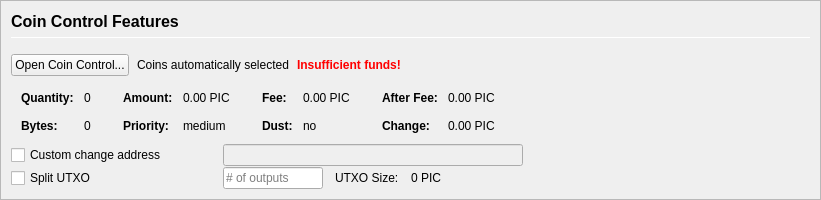
         <widget class="QFrame" name="frameCoinControl">
          <property name="sizePolicy">
           <sizepolicy hsizetype="Expanding" vsizetype="Expanding">
            <horstretch>0</horstretch>
            <verstretch>0</verstretch>
           </sizepolicy>
          </property>
          <property name="maximumSize">
           <size>
            <width>16777215</width>
            <height>16777215</height>
           </size>
          </property>
          <property name="frameShape">
           <enum>QFrame::StyledPanel</enum>
          </property>
          <property name="frameShadow">
           <enum>QFrame::Sunken</enum>
          </property>
          <layout class="QVBoxLayout" name="verticalLayoutCoinControl2">
           <property name="spacing">
            <number>0</number>
           </property>
           <property name="leftMargin">
            <number>0</number>
           </property>
           <property name="topMargin">
            <number>0</number>
           </property>
           <property name="rightMargin">
            <number>0</number>
           </property>
           <property name="bottomMargin">
            <number>0</number>
           </property>
           <item>
            <widget class="QFrame" name="frameCoinControl_BG">
             <layout class="QVBoxLayout" name="verticalLayoutCoinControl" stretch="0,0,0,0,0,0">
              <property name="spacing">
               <number>1</number>
              </property>
              <property name="leftMargin">
               <number>10</number>
              </property>
              <property name="topMargin">
               <number>10</number>
              </property>
              <item>
               <layout class="QHBoxLayout" name="horizontalLayoutCoinControl1">
                <property name="bottomMargin">
                 <number>15</number>
                </property>
                <item>
                 <layout class="QVBoxLayout" name="verticalLayout_3">
                  <property name="spacing">
                   <number>6</number>
                  </property>
                  <item>
                   <widget class="QLabel" name="labelCoinControlFeatures">
                    <property name="sizePolicy">
                     <sizepolicy hsizetype="Preferred" vsizetype="Maximum">
                      <horstretch>0</horstretch>
                      <verstretch>0</verstretch>
                     </sizepolicy>
                    </property>
                    <property name="minimumSize">
                     <size>
                      <width>0</width>
                      <height>20</height>
                     </size>
                    </property>
                    <property name="font">
                     <font>
                      <pointsize>12</pointsize>
                      <weight>75</weight>
                      <bold>true</bold>
                     </font>
                    </property>
                    <property name="styleSheet">
                     <string notr="true">font-weight:bold;</string>
                    </property>
                    <property name="text">
                     <string>Coin Control Features</string>
                    </property>
                   </widget>
                  </item>
                  <item>
                   <widget class="Line" name="line">
                    <property name="minimumSize">
                     <size>
                      <width>0</width>
                      <height>1</height>
                     </size>
                    </property>
                    <property name="maximumSize">
                     <size>
                      <width>16777215</width>
                      <height>1</height>
                     </size>
                    </property>
                    <property name="orientation">
                     <enum>Qt::Horizontal</enum>
                    </property>
                   </widget>
                  </item>
                 </layout>
                </item>
               </layout>
              </item>
              <item>
               <layout class="QHBoxLayout" name="horizontalLayoutCoinControl2" stretch="0,0,0,0">
                <property name="spacing">
                 <number>8</number>
                </property>
                <property name="bottomMargin">
                 <number>10</number>
                </property>
                <item>
                 <widget class="QPushButton" name="pushButtonCoinControl">
                  <property name="styleSheet">
                   <string notr="true"/>
                  </property>
                  <property name="text">
                   <string>Open Coin Control...</string>
                  </property>
                  <property name="autoDefault">
                   <bool>false</bool>
                  </property>
                 </widget>
                </item>
                <item>
                 <widget class="QLabel" name="labelCoinControlAutomaticallySelected">
                  <property name="text">
                   <string>Coins automatically selected</string>
                  </property>
                  <property name="margin">
                   <number>5</number>
                  </property>
                 </widget>
                </item>
                <item>
                 <widget class="QLabel" name="labelCoinControlInsuffFunds">
                  <property name="font">
                   <font>
                    <weight>75</weight>
                    <bold>true</bold>
                   </font>
                  </property>
                  <property name="styleSheet">
                   <string notr="true">color:red;font-weight:bold;</string>
                  </property>
                  <property name="text">
                   <string>Insufficient funds!</string>
                  </property>
                  <property name="margin">
                   <number>5</number>
                  </property>
                 </widget>
                </item>
                <item>
                 <spacer name="horizontalSpacerCoinControl">
                  <property name="orientation">
                   <enum>Qt::Horizontal</enum>
                  </property>
                  <property name="sizeHint" stdset="0">
                   <size>
                    <width>40</width>
                    <height>1</height>
                   </size>
                  </property>
                 </spacer>
                </item>
               </layout>
              </item>
              <item>
               <widget class="QWidget" name="widgetCoinControl" native="true">
                <property name="sizePolicy">
                 <sizepolicy hsizetype="Preferred" vsizetype="Preferred">
                  <horstretch>0</horstretch>
                  <verstretch>0</verstretch>
                 </sizepolicy>
                </property>
                <property name="minimumSize">
                 <size>
                  <width>0</width>
                  <height>0</height>
                 </size>
                </property>
                <property name="styleSheet">
                 <string notr="true"/>
                </property>
                <layout class="QHBoxLayout" name="horizontalLayoutCoinControl5">
                 <property name="leftMargin">
                  <number>0</number>
                 </property>
                 <property name="topMargin">
                  <number>0</number>
                 </property>
                 <property name="rightMargin">
                  <number>0</number>
                 </property>
                 <property name="bottomMargin">
                  <number>0</number>
                 </property>
                 <item>
                  <layout class="QHBoxLayout" name="horizontalLayoutCoinControl3" stretch="0,0,0,1">
                   <property name="spacing">
                    <number>20</number>
                   </property>
                   <property name="topMargin">
                    <number>0</number>
                   </property>
                   <property name="bottomMargin">
                    <number>10</number>
                   </property>
                   <item>
                    <layout class="QFormLayout" name="formLayoutCoinControl1">
                     <property name="horizontalSpacing">
                      <number>10</number>
                     </property>
                     <property name="verticalSpacing">
                      <number>14</number>
                     </property>
                     <property name="leftMargin">
                      <number>10</number>
                     </property>
                     <property name="topMargin">
                      <number>4</number>
                     </property>
                     <property name="rightMargin">
                      <number>6</number>
                     </property>
                     <item row="0" column="0">
                      <widget class="QLabel" name="labelCoinControlQuantityText">
                       <property name="font">
                        <font>
                         <weight>75</weight>
                         <bold>true</bold>
                        </font>
                       </property>
                       <property name="text">
                        <string>Quantity:</string>
                       </property>
                       <property name="margin">
                        <number>0</number>
                       </property>
                      </widget>
                     </item>
                     <item row="0" column="1">
                      <widget class="QLabel" name="labelCoinControlQuantity">
                       <property name="cursor">
                        <cursorShape>IBeamCursor</cursorShape>
                       </property>
                       <property name="contextMenuPolicy">
                        <enum>Qt::ActionsContextMenu</enum>
                       </property>
                       <property name="text">
                        <string notr="true">0</string>
                       </property>
                       <property name="margin">
                        <number>0</number>
                       </property>
                       <property name="textInteractionFlags">
                        <set>Qt::LinksAccessibleByMouse|Qt::TextSelectableByKeyboard|Qt::TextSelectableByMouse</set>
                       </property>
                      </widget>
                     </item>
                     <item row="1" column="0">
                      <widget class="QLabel" name="labelCoinControlBytesText">
                       <property name="font">
                        <font>
                         <weight>75</weight>
                         <bold>true</bold>
                        </font>
                       </property>
                       <property name="text">
                        <string>Bytes:</string>
                       </property>
                      </widget>
                     </item>
                     <item row="1" column="1">
                      <widget class="QLabel" name="labelCoinControlBytes">
                       <property name="cursor">
                        <cursorShape>IBeamCursor</cursorShape>
                       </property>
                       <property name="contextMenuPolicy">
                        <enum>Qt::ActionsContextMenu</enum>
                       </property>
                       <property name="text">
                        <string notr="true">0</string>
                       </property>
                       <property name="textInteractionFlags">
                        <set>Qt::LinksAccessibleByMouse|Qt::TextSelectableByKeyboard|Qt::TextSelectableByMouse</set>
                       </property>
                      </widget>
                     </item>
                    </layout>
                   </item>
                   <item>
                    <layout class="QFormLayout" name="formLayoutCoinControl2">
                     <property name="horizontalSpacing">
                      <number>10</number>
                     </property>
                     <property name="verticalSpacing">
                      <number>14</number>
                     </property>
                     <property name="leftMargin">
                      <number>6</number>
                     </property>
                     <property name="topMargin">
                      <number>4</number>
                     </property>
                     <property name="rightMargin">
                      <number>6</number>
                     </property>
                     <item row="0" column="0">
                      <widget class="QLabel" name="labelCoinControlAmountText">
                       <property name="font">
                        <font>
                         <weight>75</weight>
                         <bold>true</bold>
                        </font>
                       </property>
                       <property name="text">
                        <string>Amount:</string>
                       </property>
                       <property name="margin">
                        <number>0</number>
                       </property>
                      </widget>
                     </item>
                     <item row="0" column="1">
                      <widget class="QLabel" name="labelCoinControlAmount">
                       <property name="cursor">
                        <cursorShape>IBeamCursor</cursorShape>
                       </property>
                       <property name="contextMenuPolicy">
                        <enum>Qt::ActionsContextMenu</enum>
                       </property>
                       <property name="text">
                        <string notr="true">0.00 PIC</string>
                       </property>
                       <property name="textInteractionFlags">
                        <set>Qt::LinksAccessibleByMouse|Qt::TextSelectableByKeyboard|Qt::TextSelectableByMouse</set>
                       </property>
                      </widget>
                     </item>
                     <item row="1" column="0">
                      <widget class="QLabel" name="labelCoinControlPriorityText">
                       <property name="font">
                        <font>
                         <weight>75</weight>
                         <bold>true</bold>
                        </font>
                       </property>
                       <property name="text">
                        <string>Priority:</string>
                       </property>
                      </widget>
                     </item>
                     <item row="1" column="1">
                      <widget class="QLabel" name="labelCoinControlPriority">
                       <property name="cursor">
                        <cursorShape>IBeamCursor</cursorShape>
                       </property>
                       <property name="contextMenuPolicy">
                        <enum>Qt::ActionsContextMenu</enum>
                       </property>
                       <property name="text">
                        <string>medium</string>
                       </property>
                       <property name="textInteractionFlags">
                        <set>Qt::LinksAccessibleByMouse|Qt::TextSelectableByKeyboard|Qt::TextSelectableByMouse</set>
                       </property>
                      </widget>
                     </item>
                    </layout>
                   </item>
                   <item>
                    <layout class="QFormLayout" name="formLayoutCoinControl3">
                     <property name="horizontalSpacing">
                      <number>10</number>
                     </property>
                     <property name="verticalSpacing">
                      <number>14</number>
                     </property>
                     <property name="leftMargin">
                      <number>6</number>
                     </property>
                     <property name="topMargin">
                      <number>4</number>
                     </property>
                     <property name="rightMargin">
                      <number>6</number>
                     </property>
                     <item row="0" column="0">
                      <widget class="QLabel" name="labelCoinControlFeeText">
                       <property name="font">
                        <font>
                         <weight>75</weight>
                         <bold>true</bold>
                        </font>
                       </property>
                       <property name="text">
                        <string>Fee:</string>
                       </property>
                       <property name="margin">
                        <number>0</number>
                       </property>
                      </widget>
                     </item>
                     <item row="0" column="1">
                      <widget class="QLabel" name="labelCoinControlFee">
                       <property name="cursor">
                        <cursorShape>IBeamCursor</cursorShape>
                       </property>
                       <property name="contextMenuPolicy">
                        <enum>Qt::ActionsContextMenu</enum>
                       </property>
                       <property name="text">
                        <string notr="true">0.00 PIC</string>
                       </property>
                       <property name="textInteractionFlags">
                        <set>Qt::LinksAccessibleByMouse|Qt::TextSelectableByKeyboard|Qt::TextSelectableByMouse</set>
                       </property>
                      </widget>
                     </item>
                     <item row="1" column="0">
                      <widget class="QLabel" name="labelCoinControlLowOutputText">
                       <property name="font">
                        <font>
                         <weight>75</weight>
                         <bold>true</bold>
                        </font>
                       </property>
                       <property name="text">
                        <string>Dust:</string>
                       </property>
                      </widget>
                     </item>
                     <item row="1" column="1">
                      <widget class="QLabel" name="labelCoinControlLowOutput">
                       <property name="cursor">
                        <cursorShape>IBeamCursor</cursorShape>
                       </property>
                       <property name="contextMenuPolicy">
                        <enum>Qt::ActionsContextMenu</enum>
                       </property>
                       <property name="text">
                        <string>no</string>
                       </property>
                       <property name="textInteractionFlags">
                        <set>Qt::LinksAccessibleByMouse|Qt::TextSelectableByKeyboard|Qt::TextSelectableByMouse</set>
                       </property>
                      </widget>
                     </item>
                    </layout>
                   </item>
                   <item>
                    <layout class="QFormLayout" name="formLayoutCoinControl4">
                     <property name="horizontalSpacing">
                      <number>10</number>
                     </property>
                     <property name="verticalSpacing">
                      <number>14</number>
                     </property>
                     <property name="leftMargin">
                      <number>6</number>
                     </property>
                     <property name="topMargin">
                      <number>4</number>
                     </property>
                     <property name="rightMargin">
                      <number>6</number>
                     </property>
                     <item row="0" column="0">
                      <widget class="QLabel" name="labelCoinControlAfterFeeText">
                       <property name="font">
                        <font>
                         <weight>75</weight>
                         <bold>true</bold>
                        </font>
                       </property>
                       <property name="text">
                        <string>After Fee:</string>
                       </property>
                       <property name="margin">
                        <number>0</number>
                       </property>
                      </widget>
                     </item>
                     <item row="0" column="1">
                      <widget class="QLabel" name="labelCoinControlAfterFee">
                       <property name="cursor">
                        <cursorShape>IBeamCursor</cursorShape>
                       </property>
                       <property name="contextMenuPolicy">
                        <enum>Qt::ActionsContextMenu</enum>
                       </property>
                       <property name="text">
                        <string notr="true">0.00 PIC</string>
                       </property>
                       <property name="textInteractionFlags">
                        <set>Qt::LinksAccessibleByMouse|Qt::TextSelectableByKeyboard|Qt::TextSelectableByMouse</set>
                       </property>
                      </widget>
                     </item>
                     <item row="1" column="0">
                      <widget class="QLabel" name="labelCoinControlChangeText">
                       <property name="font">
                        <font>
                         <weight>75</weight>
                         <bold>true</bold>
                        </font>
                       </property>
                       <property name="text">
                        <string>Change:</string>
                       </property>
                      </widget>
                     </item>
                     <item row="1" column="1">
                      <widget class="QLabel" name="labelCoinControlChange">
                       <property name="cursor">
                        <cursorShape>IBeamCursor</cursorShape>
                       </property>
                       <property name="contextMenuPolicy">
                        <enum>Qt::ActionsContextMenu</enum>
                       </property>
                       <property name="text">
                        <string notr="true">0.00 PIC</string>
                       </property>
                       <property name="textInteractionFlags">
                        <set>Qt::LinksAccessibleByMouse|Qt::TextSelectableByKeyboard|Qt::TextSelectableByMouse</set>
                       </property>
                      </widget>
                     </item>
                    </layout>
                   </item>
                  </layout>
                 </item>
                </layout>
               </widget>
              </item>
              <item>
               <layout class="QHBoxLayout" name="horizontalLayoutCoinControl4">
                <property name="spacing">
                 <number>12</number>
                </property>
                <property name="sizeConstraint">
                 <enum>QLayout::SetDefaultConstraint</enum>
                </property>
                <property name="topMargin">
                 <number>0</number>
                </property>
                <property name="rightMargin">
                 <number>0</number>
                </property>
                <item>
                 <widget class="QCheckBox" name="checkBoxCoinControlChange">
                  <property name="sizePolicy">
                   <sizepolicy hsizetype="Preferred" vsizetype="Preferred">
                    <horstretch>0</horstretch>
                    <verstretch>0</verstretch>
                   </sizepolicy>
                  </property>
                  <property name="minimumSize">
                   <size>
                    <width>200</width>
                    <height>0</height>
                   </size>
                  </property>
                  <property name="maximumSize">
                   <size>
                    <width>200</width>
                    <height>16777215</height>
                   </size>
                  </property>
                  <property name="toolTip">
                   <string>If this is activated, but the change address is empty or invalid, change will be sent to a newly generated address.</string>
                  </property>
                  <property name="text">
                   <string>Custom change address</string>
                  </property>
                 </widget>
                </item>
                <item>
                 <widget class="QValidatedLineEdit" name="lineEditCoinControlChange">
                  <property name="enabled">
                   <bool>false</bool>
                  </property>
                  <property name="sizePolicy">
                   <sizepolicy hsizetype="Preferred" vsizetype="Preferred">
                    <horstretch>0</horstretch>
                    <verstretch>0</verstretch>
                   </sizepolicy>
                  </property>
                  <property name="minimumSize">
                   <size>
                    <width>300</width>
                    <height>0</height>
                   </size>
                  </property>
                 </widget>
                </item>
                <item>
                 <widget class="QLabel" name="labelCoinControlChangeLabel">
                  <property name="sizePolicy">
                   <sizepolicy hsizetype="Preferred" vsizetype="Preferred">
                    <horstretch>0</horstretch>
                    <verstretch>0</verstretch>
                   </sizepolicy>
                  </property>
                  <property name="minimumSize">
                   <size>
                    <width>100</width>
                    <height>0</height>
                   </size>
                  </property>
                  <property name="text">
                   <string/>
                  </property>
                  <property name="margin">
                   <number>3</number>
                  </property>
                 </widget>
                </item>
               </layout>
              </item>
              <item>
               <layout class="QHBoxLayout" name="horizontalLayoutCoinControl6">
                <property name="spacing">
                 <number>12</number>
                </property>
                <property name="rightMargin">
                 <number>0</number>
                </property>
                <item>
                 <widget class="QCheckBox" name="splitBlockCheckBox">
                  <property name="sizePolicy">
                   <sizepolicy hsizetype="Preferred" vsizetype="Preferred">
                    <horstretch>0</horstretch>
                    <verstretch>0</verstretch>
                   </sizepolicy>
                  </property>
                  <property name="minimumSize">
                   <size>
                    <width>200</width>
                    <height>0</height>
                   </size>
                  </property>
                  <property name="maximumSize">
                   <size>
                    <width>200</width>
                    <height>16777215</height>
                   </size>
                  </property>
                  <property name="text">
                   <string>Split UTXO</string>
                  </property>
                 </widget>
                </item>
                <item>
                 <widget class="QLineEdit" name="splitBlockLineEdit">
                  <property name="sizePolicy">
                   <sizepolicy hsizetype="Preferred" vsizetype="Preferred">
                    <horstretch>50</horstretch>
                    <verstretch>0</verstretch>
                   </sizepolicy>
                  </property>
                  <property name="minimumSize">
                   <size>
                    <width>100</width>
                    <height>0</height>
                   </size>
                  </property>
                  <property name="maximumSize">
                   <size>
                    <width>100</width>
                    <height>16777215</height>
                   </size>
                  </property>
                  <property name="placeholderText">
                   <string># of outputs</string>
                  </property>
                 </widget>
                </item>
                <item>
                 <widget class="QLabel" name="labelBlockSizeText">
                  <property name="text">
                   <string>UTXO Size:</string>
                  </property>
                 </widget>
                </item>
                <item>
                 <widget class="QLabel" name="labelBlockSize">
                  <property name="text">
                   <string>0 PIC</string>
                  </property>
                 </widget>
                </item>
                <item>
                 <spacer name="horizontalSpacer_7">
                  <property name="orientation">
                   <enum>Qt::Horizontal</enum>
                  </property>
                  <property name="sizeHint" stdset="0">
                   <size>
                    <width>40</width>
                    <height>20</height>
                   </size>
                  </property>
                 </spacer>
                </item>
               </layout>
              </item>
              <item>
               <spacer name="verticalSpacerCoinControl">
                <property name="orientation">
                 <enum>Qt::Vertical</enum>
                </property>
                <property name="sizeHint" stdset="0">
                 <size>
                  <width>800</width>
                  <height>1</height>
                 </size>
                </property>
               </spacer>
              </item>
             </layout>
            </widget>
           </item>
          </layout>
         </widget>
